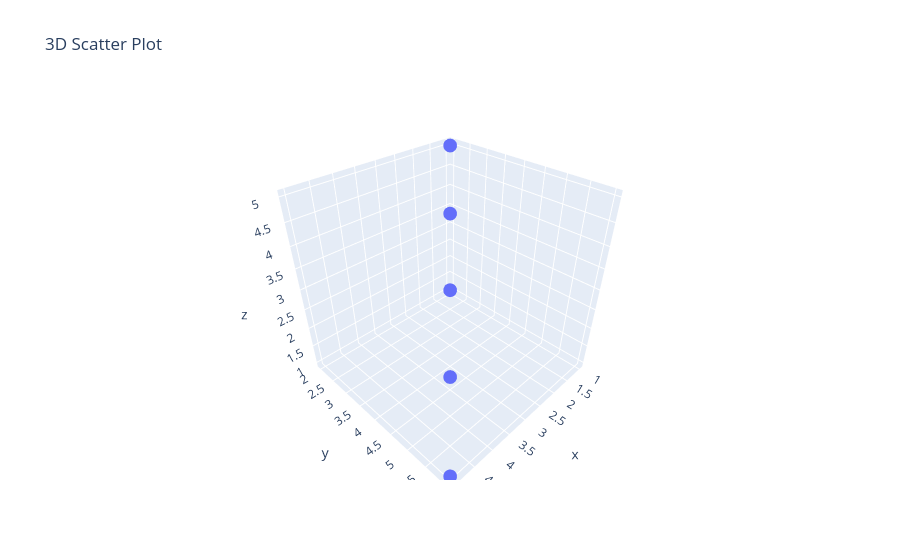

The notebook cell this image was saved under:
### Code cell
# 13. Create a 3D scatter plot using Plotly
import plotly.express as px
import pandas as pd

df = pd.DataFrame({
    "x": [1, 2, 3, 4, 5],
    "y": [2, 3, 4, 5, 6],
    "z": [5, 4, 3, 2, 1]
})

fig = px.scatter_3d(df, x="x", y="y", z="z", title="3D Scatter Plot")
fig.show()

### Figure 1 — Plotly figure (JSON) as saved in the notebook; plotly's stock layout.template omitted (floating-point values rounded to 4 significant figures)
{"data": [{"hovertemplate": "x=%{x}<br>y=%{y}<br>z=%{z}<extra></extra>", "legendgroup": "", "marker": {"color": "#636efa", "symbol": "circle"}, "mode": "markers", "name": "", "scene": "scene", "showlegend": false, "type": "scatter3d", "x": [1, 2, 3, 4, 5], "y": [2, 3, 4, 5, 6], "z": [5, 4, 3, 2, 1]}], "layout": {"legend": {"tracegroupgap": 0}, "scene": {"domain": {"x": [0, 1], "y": [0, 1]}, "xaxis": {"title": {"text": "x"}}, "yaxis": {"title": {"text": "y"}}, "zaxis": {"title": {"text": "z"}}}, "title": {"text": "3D Scatter Plot"}}}
